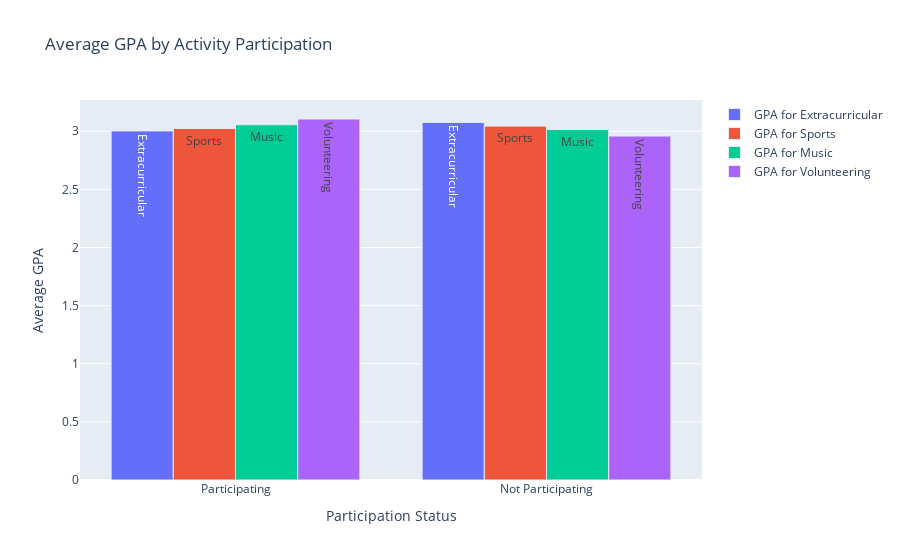

Here is the notebook cell this chart was saved with:
### Code cell
import pandas as pd
import numpy as np
import plotly.graph_objects as go

# Set random seed for reproducibility
np.random.seed(42)

# Generate random data
num_students = 100
data = {
    'extracurricular': np.random.randint(0, 2, num_students),
    'sports': np.random.randint(0, 2, num_students),
    'music': np.random.randint(0, 2, num_students),
    'volunteering': np.random.randint(0, 2, num_students),
    'GPA': np.round(np.random.uniform(2.0, 4.0, num_students), 2)
}

df = pd.DataFrame(data)

# Calculate average GPA for each activity
activities = ['extracurricular', 'sports', 'music', 'volunteering']
average_gpa_per_activity = {}

for activity in activities:
    avg_gpa_participating = df[df[activity] == 1]['GPA'].mean()
    avg_gpa_not_participating = df[df[activity] == 0]['GPA'].mean()
    average_gpa_per_activity[activity] = {
        'Participating': avg_gpa_participating,
        'Not Participating': avg_gpa_not_participating
    }

# Prepare data for plotting
categories = ['Participating', 'Not Participating']
fig = go.Figure()

for activity, gpa_values in average_gpa_per_activity.items():
    fig.add_trace(go.Bar(
        x=categories,
        y=[gpa_values['Participating'], gpa_values['Not Participating']],
        name=f'GPA for {activity.capitalize()}',
        marker=dict(line=dict(width=1)),
        text=f'{activity.capitalize()}',
        hovertemplate='%{text}<br>Category: %{x}<br>GPA: %{y}<extra></extra>'
    ))

# Update layout
fig.update_layout(
    title='Average GPA by Activity Participation',
    xaxis_title='Participation Status',
    yaxis_title='Average GPA',
    barmode='group',
    hovermode='x'
)

# Show plot
fig.show()

### Figure 1 — Plotly figure (JSON) as saved in the notebook; plotly's stock layout.template omitted (floating-point values rounded to 4 significant figures)
{"data": [{"hovertemplate": "%{text}<br>Category: %{x}<br>GPA: %{y}<extra></extra>", "marker": {"line": {"width": 1}}, "name": "GPA for Extracurricular", "text": "Extracurricular", "type": "bar", "x": ["Participating", "Not Participating"], "y": [3.003, 3.076]}, {"hovertemplate": "%{text}<br>Category: %{x}<br>GPA: %{y}<extra></extra>", "marker": {"line": {"width": 1}}, "name": "GPA for Sports", "text": "Sports", "type": "bar", "x": ["Participating", "Not Participating"], "y": [3.023, 3.044]}, {"hovertemplate": "%{text}<br>Category: %{x}<br>GPA: %{y}<extra></extra>", "marker": {"line": {"width": 1}}, "name": "GPA for Music", "text": "Music", "type": "bar", "x": ["Participating", "Not Participating"], "y": [3.056, 3.015]}, {"hovertemplate": "%{text}<br>Category: %{x}<br>GPA: %{y}<extra></extra>", "marker": {"line": {"width": 1}}, "name": "GPA for Volunteering", "text": "Volunteering", "type": "bar", "x": ["Participating", "Not Participating"], "y": [3.105, 2.959]}], "layout": {"barmode": "group", "hovermode": "x", "title": {"text": "Average GPA by Activity Participation"}, "xaxis": {"title": {"text": "Participation Status"}}, "yaxis": {"title": {"text": "Average GPA"}}}}
